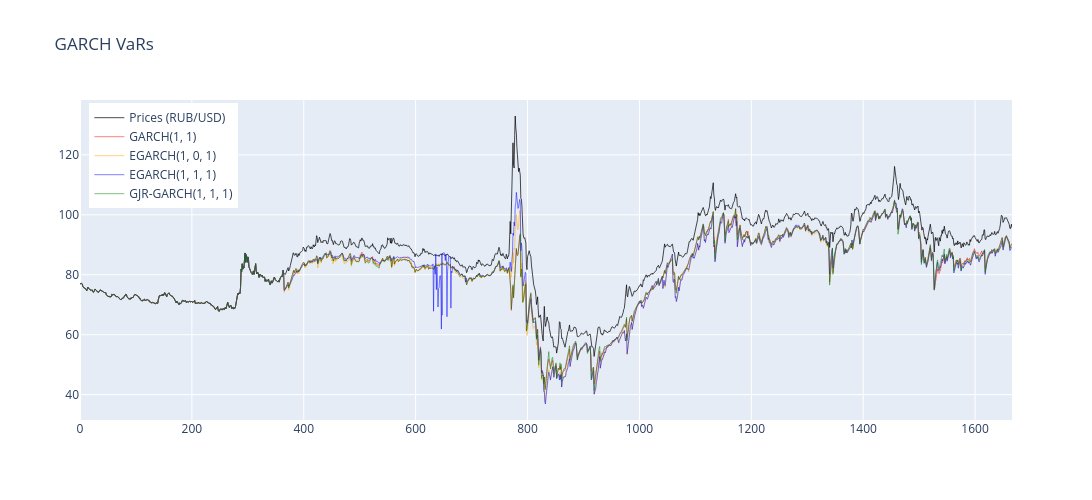

Source (notebook cell):
### Code cell
import plotly.graph_objects as go

# Create figure
fig = go.Figure()

# Add the returns line (scaled)
fig.add_trace(go.Scatter(
    x=np.arange(len(prices_usd)),
    y= prices_usd,
    mode='lines',
    name='Prices (RUB/USD)',
    line=dict(color='black', width=1),
    opacity=0.7
))

# Add GARCH(1,1)
fig.add_trace(go.Scatter(
    x=np.arange(len(prices_usd)),
    y=turn_var_into_real_terms(_norm_vars, prices_usd),
    mode='lines',
    line=dict(color='red', width=0.5),
    name='GARCH(1, 1)'
))

#Add EGARCH(1, 0, 1)
fig.add_trace(go.Scatter(
    x=np.arange(len(prices_usd)),
    y=turn_var_into_real_terms(_egarch_vars, prices_usd),
    mode='lines',
    line=dict(color='orange', width=0.5),
    name='EGARCH(1, 0, 1)'
))

# Add Student's t CI (filled area)
fig.add_trace(go.Scatter(
    x=np.arange(len(prices_usd)),
    y=turn_var_into_real_terms(_egarch01_vars_scaled_back, prices_usd),
    mode='lines',
    line=dict(color='blue', width=0.5),
    name='EGARCH(1, 1, 1)'
))

fig.add_trace(go.Scatter(
    x=np.arange(len(prices_usd)),
    y=turn_var_into_real_terms(_gjrgarch_vars, prices_usd),
    mode='lines',
    line=dict(color='green', width=0.5),
    name='GJR-GARCH(1, 1, 1)'
))

# Update layout
fig.update_layout(
    title=f'GARCH VaRs',
    width=1200,
    height=800,
    hovermode='x unified',
    legend=dict(
        yanchor="top",
        y=0.99,
        xanchor="left",
        x=0.01
    )
)

fig.show()

### Figure 1 — Plotly figure (JSON) as saved in the notebook; plotly's stock layout.template omitted (floating-point values rounded to 4 significant figures; data arrays with more than 128 entries replaced by an {"elided": "..."} marker saying what was removed)
{"data": [{"line": {"color": "black", "width": 1}, "mode": "lines", "name": "Prices (RUB/USD)", "opacity": 0.7, "type": "scatter", "x": {"elided": "1667 int values"}, "y": {"elided": "1667 float values"}}, {"line": {"color": "red", "width": 0.5}, "mode": "lines", "name": "GARCH(1, 1)", "type": "scatter", "x": {"elided": "1667 int values"}, "y": {"elided": "1666 float values"}}, {"line": {"color": "orange", "width": 0.5}, "mode": "lines", "name": "EGARCH(1, 0, 1)", "type": "scatter", "x": {"elided": "1667 int values"}, "y": {"elided": "1666 float values"}}, {"line": {"color": "blue", "width": 0.5}, "mode": "lines", "name": "EGARCH(1, 1, 1)", "type": "scatter", "x": {"elided": "1667 int values"}, "y": {"elided": "1666 float values"}}, {"line": {"color": "green", "width": 0.5}, "mode": "lines", "name": "GJR-GARCH(1, 1, 1)", "type": "scatter", "x": {"elided": "1667 int values"}, "y": {"elided": "1666 float values"}}], "layout": {"height": 500, "hovermode": "x unified", "legend": {"x": 0.01, "xanchor": "left", "y": 0.99, "yanchor": "top"}, "title": {"text": "GARCH VaRs"}, "width": 1200}}
